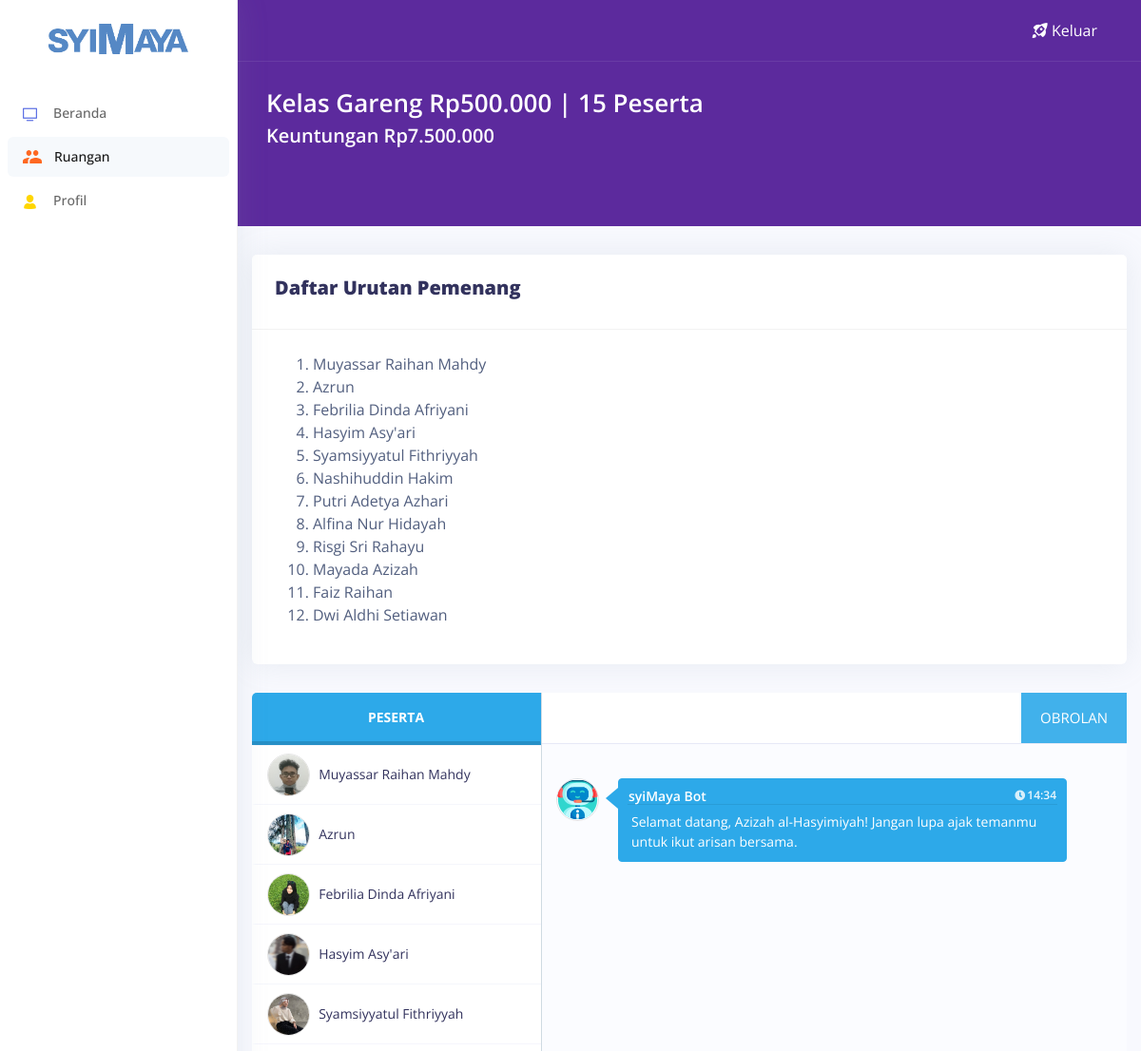
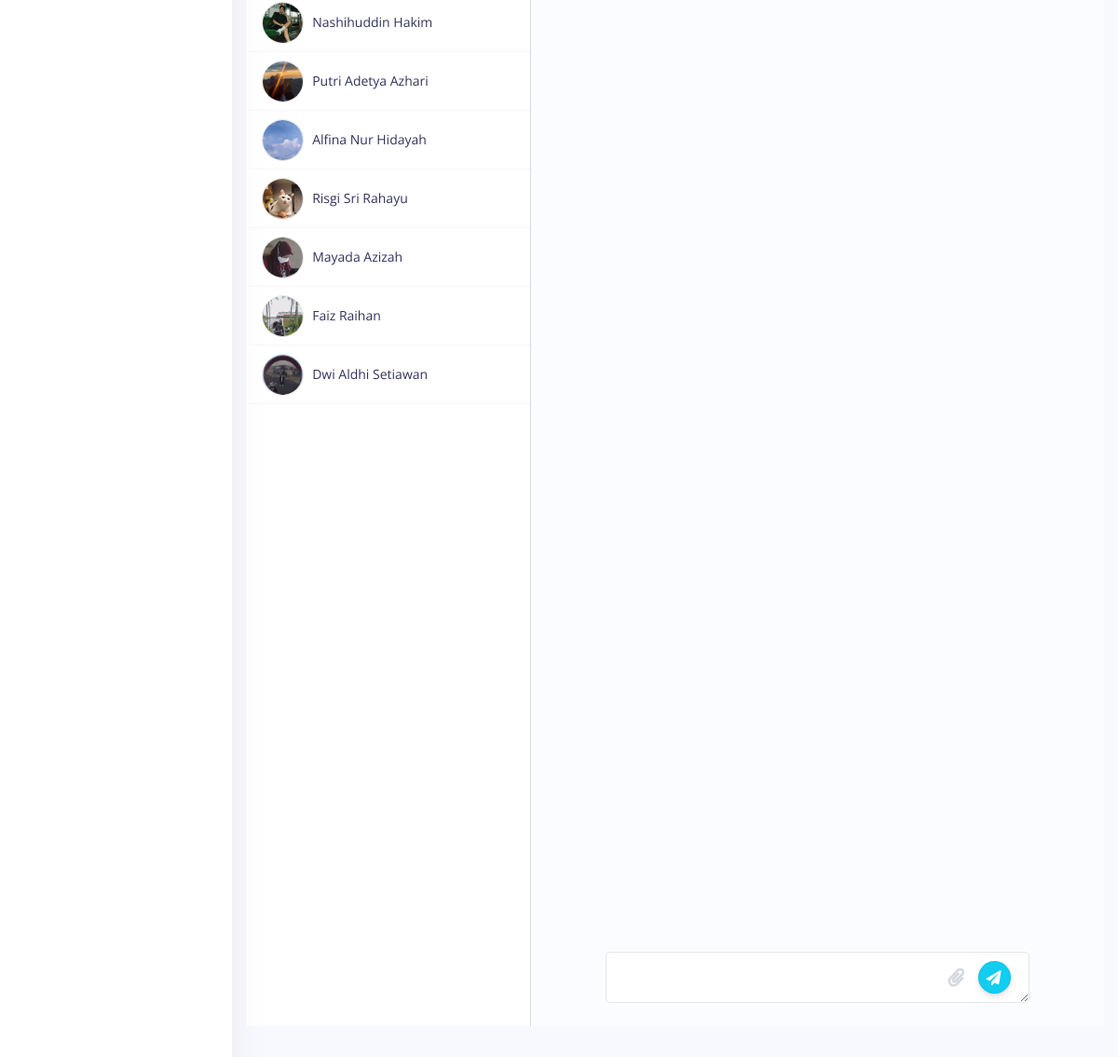
Screenshot of /room.php?k=8FFD7F9CA5F68 (signed in) with the database file from the repository (2 pictures, top to bottom).
### tables this page shows
CREATE TABLE `user` (
  `id`         int( 12 )                NOT NULL,
  `email`      varchar( 64 )            NOT NULL,
  `password`   varchar( 250 )           NOT NULL,
  `name`       varchar( 128 )           NOT NULL,
  `saldo`      int( 11 )                DEFAULT NULL,
  `address`    varchar( 28 )            NOT NULL,
  `sex`        varchar( 28 )            NOT NULL,
  `birth`      date                     NOT NULL,
  `photo`      varchar( 128 )           DEFAULT NULL,
  `role`       enum( 'member','admin' ) DEFAULT 'member',
  `created_at` datetime                 DEFAULT current_timestamp(),
  `updated_at` datetime                 DEFAULT current_timestamp()
);

### config/libs.php (called while the page is built, shortened)
<?php
    $kelas_list = [
        [
            "id"          => "7BA943AF84838",
            "name"        => "petruk",
            "price"       => 5000,
            "quota"       => 30,
            "description" => "",
            "color"       => "bronze"
        ],
        [
            "id"          => "71A4AF1E2485B",
            "name"        => "bagong",
            "price"       => 20000,
            "quota"       => 25,
            "description" => "",
            "color"       => "silver"
        ],
        [
            "id"          => "68CCD993BCE2C",
            "name"        => "semar",
            "price"       => 100000,
            "quota"       => 20,
            "description" => "",
            "color"       => "gold"
        ],
        [
            "id"          => "8FFD7F9CA5F68",
            "name"        => "gareng",
            "price"       => 500000,
            "quota"       => 15,
            "description" => "",
            "color"       => "diamond"
        ],
    ];
    function rupiah( $angka ) {
        $hasil = "Rp" . number_format( $angka, 0, ',', '.' );
        return $hasil;
    }
    function findKelasByID( $id, $array ) {
        foreach( $array as $key => $value ) {
            if( $value['id'] === $id ) {
                return $value;
            }
        }
        return null;
    }
    function findKelasLastID( $array ) {
        $last = end( $array );
        return $last['id'];
    }
?>

### config/session.php (called while the page is built)
<?php
    require_once __DIR__ . "/db.php";
    if( !isset($_SESSION['email']) ) {
        header( 'Location: login.php?e' );
        exit;
    }
    else {
        $email  = $_SESSION['email'];
        $select = mysqli_query( $conn, "SELECT * FROM user WHERE email = '$email'" );
        $user   = mysqli_fetch_array( $select );
    }
    require_once __DIR__ . "/libs.php";
?>

### room.php (the view, shortened to what this page needs)
<?php
	require_once __DIR__ . "/config/session.php";
	$k              = isset( $_GET["k"] ) ? $_GET["k"] : NULL;
	$kelas          = findKelasByID( $k, $kelas_list );
	$kelas_name     = isset( $kelas ) ? ucfirst( $kelas["name"] ) : "";
	$quota          = isset( $kelas ) ? $kelas["quota"] : 10;
	$member_query   = mysqli_query( $conn, "SELECT * FROM user WHERE role = 'member' LIMIT $quota" );
	$members        = mysqli_fetch_all( $member_query, MYSQLI_ASSOC );
	$random_members = shuffle( $members );
?>
<!DOCTYPE html>
<html lang = "id">
<head>
	<link rel = "stylesheet" href = "./assets/css/styles/room.css" type = "text/css">
	<link rel = "stylesheet" href = "./assets/css/styles/chat.css">
	<link rel = "stylesheet" href = "https://maxcdn.bootstrapcdn.com/font-awesome/4.3.0/css/font-awesome.min.css">
	<link rel = "stylesheet" href = "./assets/vendor/nucleo/css/nucleo.css" type = "text/css">
	<link rel = "stylesheet" href = "./assets/vendor/@fortawesome/fontawesome-free/css/all.min.css" type = "text/css">
	<link rel = "stylesheet" href = "./assets/css/argon.css?v=1.2.0" type = "text/css">
</head>
<body>
	<nav class = "sidenav navbar navbar-vertical fixed-left navbar-expand-xs navbar-light bg-white" id = "sidenav-main">
		<div class = "scrollbar-inner">
			<div class = "sidenav-header align-items-center">
				<a class = "navbar-brand" href = "index.php">
					<img class = "navbar-brand-img" src = "./assets/img/brands/syimaya.png" alt = "...">
				</a>
			</div>
			<div class = "navbar-inner">
				<div class = "collapse navbar-collapse" id = "sidenav-collapse-main">
					<ul class = "navbar-nav">
						<li class = "nav-item">
							<a class = "nav-link" href = "index.php">
								<i    class = "ni ni-tv-2 text-primary"></i>
								<span class = "nav-link-text">Beranda</span>
							</a>
						</li>
						<li class = "nav-item">
							<a class = "nav-link active" href = "room.php?k=<?= findKelasLastID( $kelas_list ) ?>">
								<img  src   = "./assets/img/icons/ruangan.svg" alt = "" style = "width:20px; margin-right:13px">
								<span class = "nav-link-text">Ruangan</span>
							</a>
						</li>
						<li class = "nav-item">
							<a class = "nav-link" href = "profile.php">
								<i    class = "ni ni-single-02 text-yellow"></i>
								<span class = "nav-link-text">Profil</span>
							</a>
						</li>
					</ul>
				</div>
			</div>
		</div>
	</nav>
	<div class = "main-content" id = "panel">
		<nav class = "navbar navbar-top navbar-expand navbar-dark bg-header-<?= $kelas['color'] ?> border-bottom">
			<div class = "container-fluid">
				<div class = "collapse navbar-collapse" id = "navbarSupportedContent">
					<ul class = "navbar-nav align-items-center ml-md-auto ">
						<li class = "nav-item dd-xl-none">
							<a class = "nav-link text-white" href = "./logout.php">
								<i    class = "ni ni-spaceship"></i>
								<span class = "nav-link-text">Keluar</span>
							</a>
						</li>
					</ul>
				</div>
			</div>
		</nav>
		<?php if( isset( $k ) && strlen( $k ) >= 1 ) : ?>
			<div class = "header bg-header-<?= $kelas['color'] ?> pb-5" id = "header">
				<div class = "container-fluid">
					<div class = "header-body">
						<div class = "align-items-center py-4">
							<div class = "">
								<h1 class = "text-white mb-0 text-capitalize">Kelas <?= $kelas_name ?> <?= rupiah( $kelas["price"] ) ?> | <?= $kelas["quota"] ?> Peserta</h1>
								<h2 class = "text-white">Keuntungan <?= rupiah( $kelas["price"] * $kelas["quota"] ) ?></h2>
							</div>
						</div>
					</div>
				</div>
			</div>
		<?php endif; ?>
		<div class = "container" id = "chat-box">
			<div class = "card">
				<div class = "card-header">
					<h2><b>Daftar Urutan Pemenang</b></h2>
				</div>
				<div class = "card-body">
					<ol>
						<?php foreach( $members as $member ) : ?>
							<li><?= $member["name"] ?></li>
						<?php endforeach; ?>
					</ol>
				</div>
			</div>
			<div class = "panel messages-panel">
				<div class = "contacts-list">
					<div class = "inbox-categories">
						<div class = "active" data-toggle = "tab" data-target = "#inbox">PESERTA</div>
					</div>
					<div class = "tab-content">
						<div class = "contacts-outter-wrapper tab-pane active" id = "inbox">
							<div class = "contacts-outter">
								<ul class = "list-unstyled contacts">
									<?php foreach( $members as $member ) : ?>
										<li data-toggle = "tab" data-target = "#inbox-message-<?= $member["id"] ?>">
											<img class = "img-circle medium-image" src = "./assets/img/photos/<?= $member["photo"] ?: "default.jpg" ?>" alt = "">
											<div class = "vcentered info-combo">
												<h2 class = "no-margin-bottom"><?= $member["name"] ?></h2>
											</div>
										</li>
									<?php endforeach; ?>
								</ul>
							</div>
						</div>
					</div>
				</div>
				<div class = "tab-content">
					<div class = "tab-pane message-body active" id = "inbox-message-1">
						<div class = "message-top">
							<a class = "chat-head baru-message">OBROLAN</a>
						</div>
						<div class = "message-chat">
							<div class = "chat-body">
								<div class = "message info">
									<img class = "img-circle medium-image" src = "./assets/img/icons/bot.svg" alt = "">
									<div class = "message-body">
										<div class = "message-info">
											<h4>syiMaya Bot</h4>
											<h5><i class = "fa fa-clock-o"></i><?= date( "H:i" ) ?></h5>
										</div>
										<hr>
										<div class = "message-text">
											Selamat datang, <?php echo $user['name']; ?>! Jangan lupa ajak temanmu untuk ikut arisan bersama.
										</div>
									</div>
									<br>
								</div>
							</div>
							<div class = "chat-footer">
								<textarea class = "send-message-text"></textarea>
								<label    class = "upload-file">
									<i     class = "fa fa-paperclip"></i>
								</label>
								<button class = "send-message-button btn-info" type = "button"><i class = "fa fa-send"></i></button>
							</div>
						</div>
					</div>
				</div>
			</div>
		</div>
		<br><br><br>
	</div>
</body>
</html>

### assets/css/styles/room.css (style rules this page uses)
#inbox .info-combo h2 { font-size: 14px; font-weight: 400; }
.bg-header-diamond { background-color: #5C2A9D!important; }

### rows the page displays
user: name "Muyassar Raihan Mahdy", photo (picture)
user: name "Azrun", photo (picture)
user: name "Febrilia Dinda Afriyani", photo (picture)
user: name "Hasyim Asy'ari", photo (picture)
user: name "Syamsiyyatul Fithriyyah", photo (picture)
user: name "Nashihuddin Hakim", photo (picture)
user: name "Putri Adetya Azhari", photo (picture)
user: name "Alfina Nur Hidayah", photo (picture)
user: name "Risgi Sri Rahayu", photo (picture)
user: name "Mayada Azizah", photo (picture)
user: name "Faiz Raihan", photo (picture)
user: name "Dwi Aldhi Setiawan", photo (picture)
user: name "Azizah al-Hasyimiyah"

### other values shown
$kelas_name "Gareng"
rupiah( $kelas["price"] ) "Rp500.000"
$kelas["quota"] "15"
rupiah( $kelas["price"] * $kelas["quota"] ) "Rp7.500.000"
